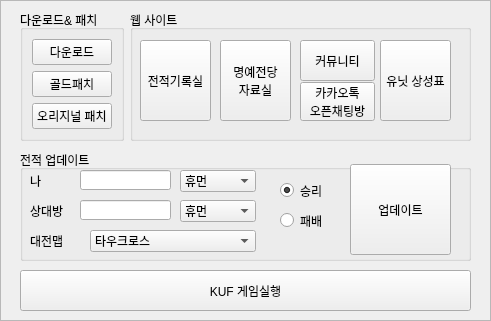
   <widget class="QFrame" name="kuf_frame">
    <property name="enabled">
     <bool>true</bool>
    </property>
    <property name="geometry">
     <rect>
      <x>250</x>
      <y>65</y>
      <width>491</width>
      <height>321</height>
     </rect>
    </property>
    <property name="frameShape">
     <enum>QFrame::StyledPanel</enum>
    </property>
    <property name="frameShadow">
     <enum>QFrame::Raised</enum>
    </property>
    <widget class="QGroupBox" name="groupBox_2">
     <property name="geometry">
      <rect>
       <x>20</x>
       <y>10</y>
       <width>104</width>
       <height>131</height>
      </rect>
     </property>
     <property name="title">
      <string>다운로드&amp;&amp; 패치</string>
     </property>
     <layout class="QVBoxLayout" name="verticalLayout_2">
      <item>
       <widget class="QPushButton" name="kuf_down">
        <property name="text">
         <string>다운로드</string>
        </property>
       </widget>
      </item>
      <item>
       <widget class="QPushButton" name="kuf_gold">
        <property name="text">
         <string>골드패치</string>
        </property>
       </widget>
      </item>
      <item>
       <widget class="QPushButton" name="kuf_original">
        <property name="text">
         <string>오리지널 패치</string>
        </property>
       </widget>
      </item>
     </layout>
    </widget>
    <widget class="QGroupBox" name="groupBox">
     <property name="geometry">
      <rect>
       <x>20</x>
       <y>150</y>
       <width>451</width>
       <height>111</height>
      </rect>
     </property>
     <property name="title">
      <string>전적 업데이트</string>
     </property>
     <widget class="QPushButton" name="kuf_update">
      <property name="geometry">
       <rect>
        <x>330</x>
        <y>14</y>
        <width>101</width>
        <height>91</height>
       </rect>
      </property>
      <property name="text">
       <string>업데이트</string>
      </property>
     </widget>
     <widget class="QComboBox" name="kuf_myrace">
      <property name="geometry">
       <rect>
        <x>160</x>
        <y>20</y>
        <width>76</width>
        <height>22</height>
       </rect>
      </property>
      <item>
       <property name="text">
        <string>휴먼</string>
       </property>
      </item>
      <item>
       <property name="text">
        <string>데빌</string>
       </property>
      </item>
     </widget>
     <widget class="QLineEdit" name="kuf_myname">
      <property name="geometry">
       <rect>
        <x>60</x>
        <y>20</y>
        <width>91</width>
        <height>20</height>
       </rect>
      </property>
      <property name="text">
       <string/>
      </property>
     </widget>
     <widget class="QLineEdit" name="kuf_yourname">
      <property name="geometry">
       <rect>
        <x>60</x>
        <y>50</y>
        <width>91</width>
        <height>20</height>
       </rect>
      </property>
     </widget>
     <widget class="QComboBox" name="kuf_yourace">
      <property name="geometry">
       <rect>
        <x>160</x>
        <y>50</y>
        <width>76</width>
        <height>22</height>
       </rect>
      </property>
      <item>
       <property name="text">
        <string>휴먼</string>
       </property>
      </item>
      <item>
       <property name="text">
        <string>데빌</string>
       </property>
      </item>
     </widget>
     <widget class="QLabel" name="label_2">
      <property name="geometry">
       <rect>
        <x>10</x>
        <y>50</y>
        <width>41</width>
        <height>21</height>
       </rect>
      </property>
      <property name="text">
       <string>상대방</string>
      </property>
     </widget>
     <widget class="QLabel" name="label_3">
      <property name="geometry">
       <rect>
        <x>10</x>
        <y>20</y>
        <width>41</width>
        <height>21</height>
       </rect>
      </property>
      <property name="frameShape">
       <enum>QFrame::NoFrame</enum>
      </property>
      <property name="text">
       <string>나</string>
      </property>
     </widget>
     <widget class="QRadioButton" name="kuf_win">
      <property name="geometry">
       <rect>
        <x>260</x>
        <y>30</y>
        <width>51</width>
        <height>21</height>
       </rect>
      </property>
      <property name="tabletTracking">
       <bool>false</bool>
      </property>
      <property name="text">
       <string>승리</string>
      </property>
      <property name="checked">
       <bool>true</bool>
      </property>
     </widget>
     <widget class="QRadioButton" name="kuf_lose">
      <property name="geometry">
       <rect>
        <x>260</x>
        <y>60</y>
        <width>51</width>
        <height>21</height>
       </rect>
      </property>
      <property name="text">
       <string>패배</string>
      </property>
     </widget>
     <widget class="QLabel" name="label_4">
      <property name="geometry">
       <rect>
        <x>10</x>
        <y>80</y>
        <width>41</width>
        <height>21</height>
       </rect>
      </property>
      <property name="text">
       <string>대전맵</string>
      </property>
     </widget>
     <widget class="QComboBox" name="kuf_map">
      <property name="geometry">
       <rect>
        <x>70</x>
        <y>80</y>
        <width>166</width>
        <height>22</height>
       </rect>
      </property>
      <item>
       <property name="text">
        <string>타우크로스</string>
       </property>
      </item>
      <item>
       <property name="text">
        <string>데스티네이션</string>
       </property>
      </item>
     </widget>
    </widget>
    <widget class="QGroupBox" name="groupBox_3">
     <property name="geometry">
      <rect>
       <x>130</x>
       <y>10</y>
       <width>341</width>
       <height>131</height>
      </rect>
     </property>
     <property name="title">
      <string>웹 사이트</string>
     </property>
     <widget class="QPushButton" name="kuf_rank">
      <property name="geometry">
       <rect>
        <x>10</x>
        <y>30</y>
        <width>71</width>
        <height>81</height>
       </rect>
      </property>
      <property name="text">
       <string>전적기록실</string>
      </property>
     </widget>
     <widget class="QPushButton" name="kuf_cafe">
      <property name="geometry">
       <rect>
        <x>170</x>
        <y>30</y>
        <width>75</width>
        <height>41</height>
       </rect>
      </property>
      <property name="text">
       <string>커뮤니티</string>
      </property>
     </widget>
     <widget class="QPushButton" name="kuf_balance">
      <property name="geometry">
       <rect>
        <x>250</x>
        <y>30</y>
        <width>71</width>
        <height>81</height>
       </rect>
      </property>
      <property name="text">
       <string>유닛 상성표</string>
      </property>
     </widget>
     <widget class="QPushButton" name="kuf_hnor">
      <property name="geometry">
       <rect>
        <x>90</x>
        <y>30</y>
        <width>71</width>
        <height>81</height>
       </rect>
      </property>
      <property name="focusPolicy">
       <enum>Qt::WheelFocus</enum>
      </property>
      <property name="text">
       <string>명예전당
자료실</string>
      </property>
     </widget>
     <widget class="QPushButton" name="kuf_kakao">
      <property name="geometry">
       <rect>
        <x>170</x>
        <y>72</y>
        <width>75</width>
        <height>39</height>
       </rect>
      </property>
      <property name="text">
       <string>카카오톡
오픈채팅방</string>
      </property>
     </widget>
    </widget>
    <widget class="QPushButton" name="kuf_start">
     <property name="geometry">
      <rect>
       <x>20</x>
       <y>270</y>
       <width>451</width>
       <height>41</height>
      </rect>
     </property>
     <property name="text">
      <string>KUF 게임실행</string>
     </property>
     <property name="icon">
      <iconset>
       <normaloff>KingdomUnderFire_128.ico</normaloff>KingdomUnderFire_128.ico</iconset>
     </property>
     <property name="iconSize">
      <size>
       <width>30</width>
       <height>30</height>
      </size>
     </property>
    </widget>
   </widget>
